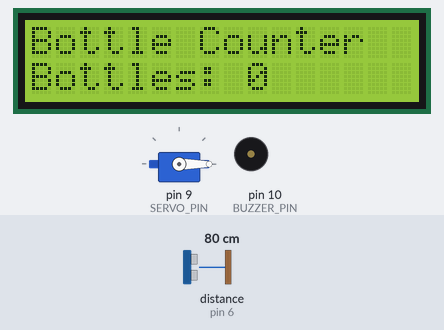
Recording of a sketch running on a simulated Arduino Uno, built with avr-gcc and run on an emulated ATmega328P. On the bench: 16×2 character LCD, servo, buzzer (waves = sounding, pin HIGH). Wiring (inferred from the names in the program): ultrasonic range finder: trigger pin 7; echo pin 6. The inputs (shaded band) are chosen by the test bench; at power-on: distance to the obstacle (sensor on pin 6) 80 cm. The echo pulse lasts 58.3 µs per cm; pins used as bus, display or sensor lines are not drawn; what the sketch prints to the serial monitor is not drawn.

Above: at 1.2 s.
1.3 s: distance to the obstacle (sensor on pin 6) set to 2 cm
At 2.1 s:
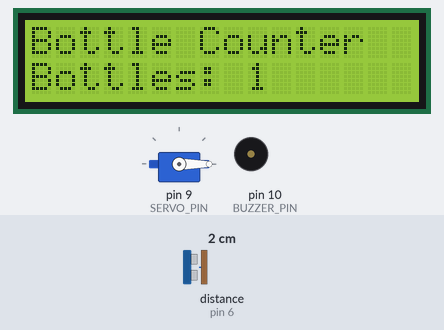
At 5.7 s:
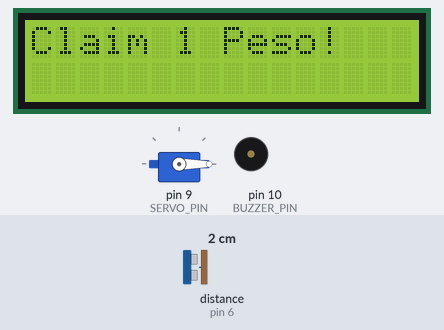
Timing chart, 0 to 7.2 s (numbered marks = the images above; inputs shaded):
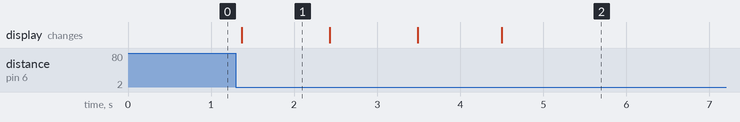

The sketch:

pbottlecounter.ino
```cpp
#include <Wire.h>
#include <LiquidCrystal_I2C.h>
#include <Servo.h>

#define TRIG_PIN 7   // Ultrasonic Sensor Trigger Pin
#define ECHO_PIN 6   // Ultrasonic Sensor Echo Pin
#define SERVO_PIN 9   // Servo Motor Pin
#define BUZZER_PIN 10 // Buzzer Pin

LiquidCrystal_I2C lcd(0x27, 16, 2);  // Change 0x27 to 0x3F if needed
Servo servo;

int bottleCount = 0;  // Start count at 0

void setup() {
    pinMode(TRIG_PIN, OUTPUT);
    pinMode(ECHO_PIN, INPUT);
    pinMode(BUZZER_PIN, OUTPUT);

    lcd.init();
    lcd.backlight();

    lcd.setCursor(0, 0);
    lcd.print("Bottle Counter");
    lcd.setCursor(0, 1);
    lcd.print("Bottles: 0");

    servo.attach(SERVO_PIN);
    servo.write(0); // Default position (Closed)

    Serial.begin(9600); // Debugging
}

void loop() {
    int distance = getFilteredDistance(); // Get stable distance reading

    Serial.println("Filtered Distance: " + String(distance) + " cm"); // Debugging

    if (distance > 0 && distance <= 3) {  // Count bottles only within 5 cm
        bottleCount++;
        lcd.setCursor(9, 1);
        lcd.print("   "); // Clear previous number
        lcd.setCursor(9, 1);
        lcd.print(bottleCount);
        Serial.println("Bottle counted: " + String(bottleCount));
        delay(1000);  // Prevent multiple counts for the same bottle

        if (bottleCount == 3) {
            lcd.clear();
            lcd.setCursor(0, 0);
            lcd.print("Claim 1 Peso!");
            delay(3000); // Show message for 3 seconds

            // Reset count
            bottleCount = 0;
            lcd.clear();
            lcd.setCursor(0, 0);
            lcd.print("Bottle Counter");
            lcd.setCursor(0, 1);
            lcd.print("Bottles: 0");

            delay(2000); // **Wait 2 seconds before counting again**
        }
    }
}

// Function to get a stable filtered distance from the ultrasonic sensor
int getFilteredDistance() {
    int sum = 0;
    int samples = 5;  // Take 5 readings to smooth noise

    for (int i = 0; i < samples; i++) {
        sum += getDistance();
        delay(10); // Small delay between readings
    }

    return sum / samples; // Return average distance
}

// Function to get raw distance from ultrasonic sensor
int getDistance() {
    digitalWrite(TRIG_PIN, LOW);
    delayMicroseconds(2);
    digitalWrite(TRIG_PIN, HIGH);
    delayMicroseconds(10);
    digitalWrite(TRIG_PIN, LOW);

    long duration = pulseIn(ECHO_PIN, HIGH);
    int distance = duration * 0.034 / 2; // Convert time to distance in cm
    return distance;
}
```

Measured:
- after the input at 1.3 s, the display: changes after 0.07 s (image 1)
- what the display in image 1 shows lasts 1.0 s, from 1.4 s to 2.4 s
